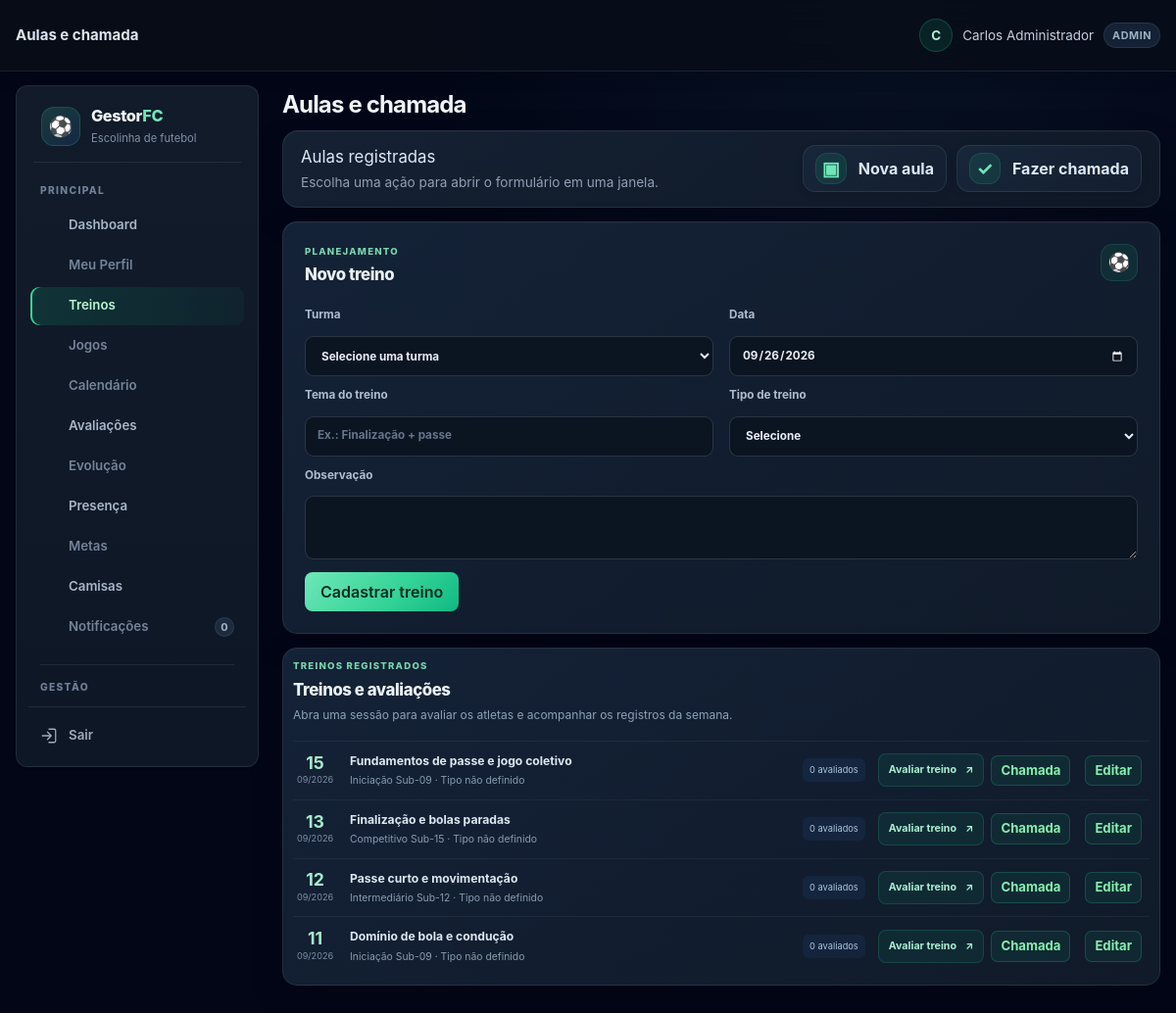
Page /aulas.php (signed in) on the committed database.
### tables this page shows
CREATE TABLE TB_AULA (
    COD_AULA INT AUTO_INCREMENT PRIMARY KEY,
    COD_TURMA INT NOT NULL,
    DATA_AULA DATE NOT NULL,
    TEMA_TREINO VARCHAR(100) DEFAULT 'Fundamentos e Coletivo',
    TIPO_TREINO VARCHAR(30) NULL,
    ATRIBUTOS_AVALIAVEIS_JSON JSON NULL,
    OBSERVACAO TEXT NULL,
    CRIADO_EM TIMESTAMP DEFAULT CURRENT_TIMESTAMP,
    FOREIGN KEY (COD_TURMA) REFERENCES TB_TURMA(COD_TURMA) ON DELETE CASCADE
);

CREATE TABLE TB_TURMA (
    COD_TURMA INT AUTO_INCREMENT PRIMARY KEY,
    COD_ESCOLINHA INT NOT NULL,
    COD_PROFESSOR INT NULL,
    NOME VARCHAR(50) NOT NULL,
    FAIXA_ETARIA VARCHAR(30) NOT NULL,
    DIAS_TREINO VARCHAR(100) NOT NULL,
    HORARIO VARCHAR(50) NOT NULL,
    CAPACIDADE INT DEFAULT 25,
    ATIVA TINYINT(1) DEFAULT 1,
    CRIADO_EM TIMESTAMP DEFAULT CURRENT_TIMESTAMP,
    FOREIGN KEY (COD_ESCOLINHA) REFERENCES TB_ESCOLINHA(COD_ESCOLINHA) ON DELETE CASCADE,
    FOREIGN KEY (COD_PROFESSOR) REFERENCES TB_USUARIO(COD_USUARIO) ON DELETE SET NULL
);

### includes/helpers.php (called while the page is built, shortened)
<?php
function e($value) {
    return htmlspecialchars((string) $value, ENT_QUOTES, 'UTF-8');
}

### includes/avaliacao_helpers.php (called while the page is built, shortened)
<?php
function avaliacaoCatalogoAtributos() {
    return [
        'velocidade' => 'Velocidade',
        'finalizacao' => 'Finalização',
        'passe' => 'Passe',
        'drible' => 'Drible',
        'fisico' => 'Físico',
        'posicionamento' => 'Posicionamento'
    ];
}
function avaliacaoTiposTreino() {
    return [
        'VELOCIDADE' => ['nome' => 'Velocidade', 'atributos' => ['velocidade']],
        'FINALIZACAO_PASSE' => ['nome' => 'Finalização + Passe', 'atributos' => ['finalizacao', 'passe']],
        'DRIBLE' => ['nome' => 'Drible', 'atributos' => ['drible']],
        'FISICO' => ['nome' => 'Preparação física', 'atributos' => ['fisico']],
        'POSICIONAMENTO' => ['nome' => 'Posicionamento', 'atributos' => ['posicionamento']],
        'TECNICO_GERAL' => ['nome' => 'Fundamentos gerais', 'atributos' => array_keys(avaliacaoCatalogoAtributos())],
        'PERSONALIZADO' => ['nome' => 'Personalizado', 'atributos' => null]
    ];
}

### aulas.php (the view, shortened to what this page needs)
<?php
require_once __DIR__ . '/includes/layout.php';
require_once __DIR__ . '/includes/avaliacao_helpers.php';
$db = getDB();
$escolinha = currentEscolinhaId();
$edit = null;
    ?>
    <?php
$sqlLista = 'SELECT a.*, t.NOME AS TURMA, COUNT(DISTINCT av.COD_AVALIACAO) AS AVALIACOES
             FROM TB_AULA a JOIN TB_TURMA t ON t.COD_TURMA = a.COD_TURMA
             LEFT JOIN TB_AVALIACAO av ON av.COD_AULA = a.COD_AULA
             WHERE t.COD_ESCOLINHA = ?';
$argumentosLista = [$escolinha];
$sqlLista .= ' GROUP BY a.COD_AULA, t.NOME ORDER BY a.DATA_AULA DESC, a.COD_AULA DESC';
$consulta = $db->prepare($sqlLista);
$consulta->execute($argumentosLista);
$lista = $consulta->fetchAll();
$tipoAtual = $edit['TIPO_TREINO'] ?? '';
?>
<section class="treino-form-card">
    <div class="avaliacao-section-heading"><div><p class="avaliacao-eyebrow">PLANEJAMENTO</p><h2><?= $edit ? 'Editar treino' : 'Novo treino' ?></h2></div><span class="avaliacao-heading-icon" aria-hidden="true">⚽</span></div>
    <form method="post" class="formulario-treino">
        <label>Turma<select required name="cod_turma"><option value="">Selecione uma turma</option></select></label>
        <label>Data<input required type="date" name="data_aula" value="<?= e($edit['DATA_AULA'] ?? date('Y-m-d')) ?>"></label>
        <label>Tema do treino<input required name="tema_treino" value="<?= e($edit['TEMA_TREINO'] ?? '') ?>" placeholder="Ex.: Finalização + passe"></label>
        <label>Tipo de treino<select name="tipo_treino" id="tipoTreino" <?= !$edit || $edit['TIPO_TREINO'] !== null ? 'required' : '' ?>><option value="" <?= $tipoAtual === '' ? 'selected' : '' ?>><?= $edit ? 'Não definido (treino antigo)' : 'Selecione' ?></option></select></label>
        <label class="treino-observacao">Observação<textarea name="observacao"><?= e($edit['OBSERVACAO'] ?? '') ?></textarea></label>
        <div class="treino-form-actions"><?php actionButton($edit ? 'Salvar alterações' : 'Cadastrar treino'); ?><?php if ($edit): ?><a href="aulas.php">Cancelar</a><?php endif; ?></div>
    </form>
</section>
<section class="lista-aulas-avaliacao">
    <div class="avaliacao-section-heading"><div><p class="avaliacao-eyebrow">TREINOS REGISTRADOS</p><h2>Treinos e avaliações</h2><p>Abra uma sessão para avaliar os atletas e acompanhar os registros da semana.</p></div></div>
    <div class="aula-avaliacao-lista">
        <?php foreach ($lista as $aula): $tipo = avaliacaoTiposTreino()[$aula['TIPO_TREINO']]['nome'] ?? 'Tipo não definido'; ?>
            <article class="aula-avaliacao-item">
                <div class="aula-avaliacao-data"><strong><?= e(date('d', strtotime($aula['DATA_AULA']))) ?></strong><span><?= e(date('m/Y', strtotime($aula['DATA_AULA']))) ?></span></div>
                <div class="aula-avaliacao-info"><strong><?= e($aula['TEMA_TREINO']) ?></strong><span><?= e($aula['TURMA']) ?> · <?= e($tipo) ?></span></div>
                <span class="aula-avaliacao-count"><?= (int) $aula['AVALIACOES'] ?> avaliados</span>
                <div class="aula-avaliacao-actions"><a class="botao-avaliar-treino" href="avaliacoes.php?aula=<?= (int) $aula['COD_AULA'] ?>"><?= (int) $aula['AVALIACOES'] ? 'Editar avaliações' : 'Avaliar treino' ?><span aria-hidden="true">↗</span></a><?php if (isset($_GET['mini'])): ?><a href="aulas.php?chamada=<?= (int) $aula['COD_AULA'] ?>&amp;mini=1">Chamada</a><a href="aulas.php?editar=<?= (int) $aula['COD_AULA'] ?>&amp;mini=1">Editar</a><?php else: ?><button type="button" class="acao-tabela" data-modal-url="aulas.php?chamada=<?= (int) $aula['COD_AULA'] ?>&amp;mini=1" data-modal-titulo="Fazer chamada">Chamada</button><button type="button" class="acao-tabela" data-modal-url="aulas.php?mini=1&amp;editar=<?= (int) $aula['COD_AULA'] ?>" data-modal-titulo="Editar treino">Editar</button><?php endif; ?></div>
            </article>
        <?php endforeach; ?>
    </div>
</section>

### rows in the picture
tb_aula: DATA_AULA "15", DATA_AULA "09/2026", TEMA_TREINO "Fundamentos de passe e jogo coletivo", COD_TURMA.NOME "Iniciação Sub-09", TIPO_TREINO "Tipo não definido", AVALIACOES "0"
tb_aula: DATA_AULA "13", DATA_AULA "09/2026", TEMA_TREINO "Finalização e bolas paradas", COD_TURMA.NOME "Competitivo Sub-15", TIPO_TREINO "Tipo não definido", AVALIACOES "0"
tb_aula: DATA_AULA "12", DATA_AULA "09/2026", TEMA_TREINO "Passe curto e movimentação", COD_TURMA.NOME "Intermediário Sub-12", TIPO_TREINO "Tipo não definido", AVALIACOES "0"
tb_aula: DATA_AULA "11", DATA_AULA "09/2026", TEMA_TREINO "Domínio de bola e condução", COD_TURMA.NOME "Iniciação Sub-09", TIPO_TREINO "Tipo não definido", AVALIACOES "0"

### other values in the picture
$title "Aulas e chamada"
$_SESSION['username'] "Carlos Administrador"
$_SESSION['user_role'] "ADMIN"
$label "Dashboard Treinos Avaliações Presença Camisas"
$label "Meu Perfil Jogos Calendário Evolução Metas Notificações"
$badge "0"
$titulosRecursos[$title] "Aulas registradas"
$acao[1] "▣"
$acao[0] "Nova aula"
$acao[1] "✓"
$acao[0] "Fazer chamada"
$text "Cadastrar treino"
